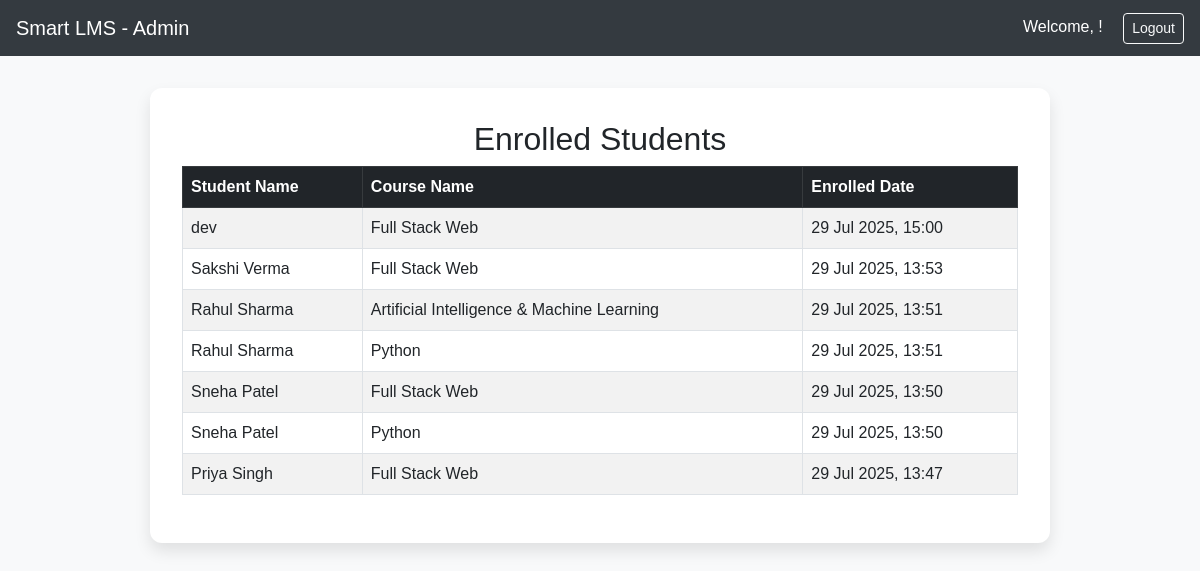
The page /enrolled_students/ on the database its author committed.
### accounts/models.py (models this page shows)
class Enrolled(models.Model):
    student_name = models.CharField(max_length=100)
    course_name = models.CharField(max_length=100)
    enrolled_date = models.DateTimeField(auto_now_add=True)

### accounts/views.py (the view)
# urls.py: path('enrolled_students/', views.enrolled_students_list, name='enrolled_students'),
def enrolled_students_list(request):
    students = Enrolled.objects.all().order_by('-enrolled_date')  # Latest first
    return render(request, 'enrolled_students.html', {'students': students})

### accounts/templates/enrolled_students.html (shortened to what this page needs)
{% load static %}
<!DOCTYPE html>
<html lang="en">
<head>
  <link href="https://cdn.jsdelivr.net/npm/bootstrap@5.3.0/dist/css/bootstrap.min.css" rel="stylesheet">
</head>
<body>
{% include 'admin_head.html' %}
  <div class="container">
    <div class="table-container">
      <h2>Enrolled Students</h2>
      {% if students %}
        <table class="table table-striped table-bordered">
          <thead class="table-dark">
            <tr>
              <th>Student Name</th>
              <th>Course Name</th>
              <th>Enrolled Date</th>
            </tr>
          </thead>
          <tbody>
            {% for student in students %}
              <tr>
                <td>{{ student.student_name }}</td>
                <td>{{ student.course_name }}</td>
                <td>{{ student.enrolled_date|date:"d M Y, H:i" }}</td>
              </tr>
            {% endfor %}
          </tbody>
        </table>
      {% else %}
        <p class="text-center text-muted">No students enrolled yet.</p>
      {% endif %}
    </div>
  </div>
</body>
</html>

### accounts/templates/enrolled_students.html (style rules this page uses)
body { background-color: #f8f9fa; font-family: system-ui, "Segoe UI", Roboto, sans-serif; color: #212529; }
.table-container { max-width: 900px; margin: 2rem auto; background: #fff; padding: 2rem; border-radius: .75rem; box-shadow: 0 0.5rem 1rem rgba(0,0,0,.1); }
h2 { text-align: center; margin-bottom: 1.5rem; }

### accounts/templates/admin_head.html (style rules this page uses)
body { background-color: #f8f9fa; font-family: Arial, sans-serif; }

### rows shown on the page
Enrolled: student_name "dev", course_name "Full Stack Web", enrolled_date "29 Jul 2025, 15:00"
Enrolled: student_name "Sakshi Verma", course_name "Full Stack Web", enrolled_date "29 Jul 2025, 13:53"
Enrolled: student_name "Rahul Sharma", course_name "Artificial Intelligence & Machine Learning", enrolled_date "29 Jul 2025, 13:51"
Enrolled: student_name "Rahul Sharma", course_name "Python", enrolled_date "29 Jul 2025, 13:51"
Enrolled: student_name "Sneha Patel", course_name "Full Stack Web", enrolled_date "29 Jul 2025, 13:50"
Enrolled: student_name "Sneha Patel", course_name "Python", enrolled_date "29 Jul 2025, 13:50"
Enrolled: student_name "Priya Singh", course_name "Full Stack Web", enrolled_date "29 Jul 2025, 13:47"
